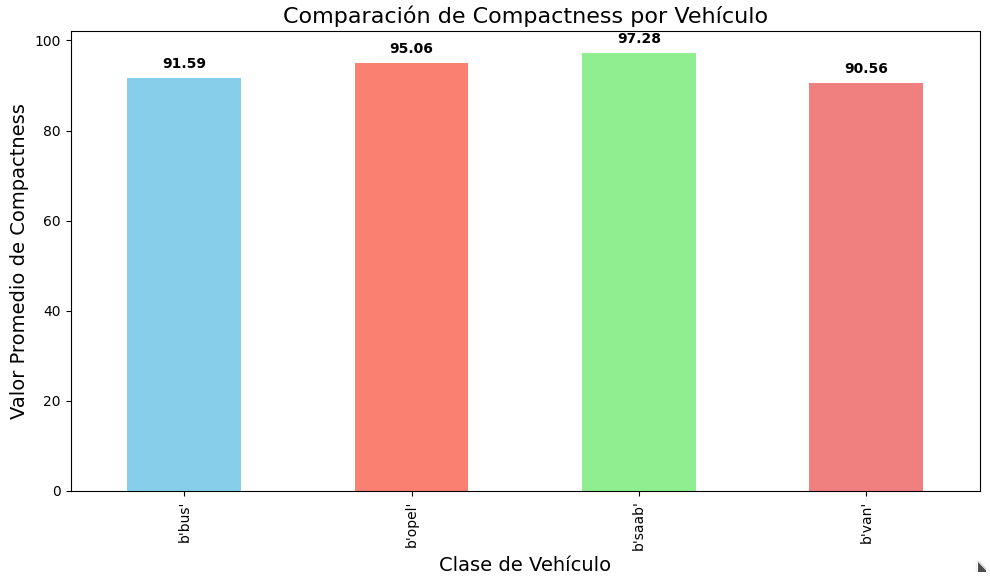

Generate this figure with Python:
import pandas as pd
import matplotlib.pyplot as plt

# Cargar el dataset en un DataFrame
df = pd.read_csv('vehicule.csv')

# Agrupar los datos por la clase del vehículo y obtener el valor medio de 'COMPACTNESS'
# Esto nos da un resumen de cómo varía el atributo 'COMPACTNESS' por cada clase de vehículo
compactness_means = df.groupby('Class')['COMPACTNESS'].mean()

# Crear gráfico de barras apiladas para comparar la 'COMPACTNESS' de cada vehículo
plt.figure(figsize=(10, 6))

# Plot de barras
ax = compactness_means.plot(kind='bar', stacked=False, color=['skyblue', 'salmon', 'lightgreen', 'lightcoral'])

# Etiquetas y título
plt.title('Comparación de Compactness por Vehículo', fontsize=16)
plt.xlabel('Clase de Vehículo', fontsize=14)
plt.ylabel('Valor Promedio de Compactness', fontsize=14)

# Agregar los valores en las barras en negrita
for i in ax.patches:
    ax.annotate(f'{i.get_height():.2f}',  # Mostrar valor con dos decimales
                (i.get_x() + i.get_width() / 2, i.get_height()),  # Coordenadas
                xytext=(0, 5),  # Mover el texto hacia arriba
                textcoords='offset points', 
                ha='center', va='bottom', fontweight='bold', color='black')  # Formato en negrita

# Ajustar para que todo se vea bien
plt.tight_layout()
plt.show()
